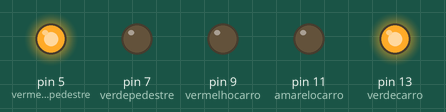
Recording of a sketch running on a simulated Arduino Uno, built with avr-gcc and run on an emulated ATmega328P. On the bench: output pins drawn as LEDs (lit = HIGH).

Above: at 2.5 s.
At 6.5 s:
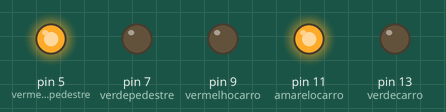
At 10.5 s:
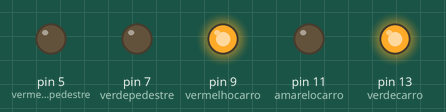
At 14.5 s:
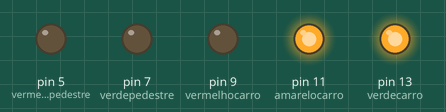
Timing chart, 0 to 20.8 s (numbered marks = the images above):
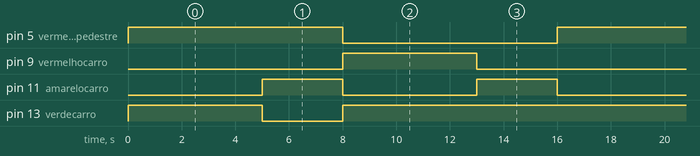

Measured:
- by itself, pin 5 (vermelhopedestre): alternates HIGH for 8.0 s and LOW for 8.0 s
- by itself, pin 9 (vermelhocarro): alternates HIGH for 5.0 s and LOW for 11.0 s
- by itself, pin 11 (amarelocarro): alternates HIGH for 3.0 s and LOW for 5.0 s
- by itself, pin 13 (verdecarro): repeats every 16.0 s: LOW 3.0 s, HIGH 13.0 s

The sketch:

Projeto_4_semaforo_com_pedestre.ino
```cpp
//inicio do programa semaforo com pedestre
//aqui estou dizendo dpara o computador os pinos
//que vou usar e dando um nome a cada um dele
  int verdecarro = 13;
  int amarelocarro = 11;
  int vermelhocarro = 9;
  int verdepedestre = 7;
  int vermelhopedestre = 5;

void setup() {


  pinMode(verdecarro,OUTPUT);
  pinMode(amarelocarro,OUTPUT);
  pinMode(vermelhocarro,OUTPUT);
  pinMode(verdepedestre,OUTPUT);
  pinMode(vermelhopedestre,OUTPUT);
}

void loop() {

  digitalWrite(verdecarro,HIGH);
  digitalWrite(vermelhopedestre,HIGH);
  delay(5000);
  digitalWrite(amarelocarro,HIGH);
  digitalWrite(verdecarro,LOW);
  delay(3000);
  digitalWrite(amarelocarro,LOW);
  digitalWrite(vermelhocarro,HIGH);
  digitalWrite(vermelhopedestre,LOW);
  digitalWrite(verdecarro,HIGH);
  delay(5000);
  digitalWrite(vermelhocarro,LOW);
  digitalWrite(amarelocarro,HIGH);
  delay(3000);
  digitalWrite(verdecarro,HIGH);
  digitalWrite(amarelocarro,LOW);
  digitalWrite(verdepedestre,LOW);

}
```
